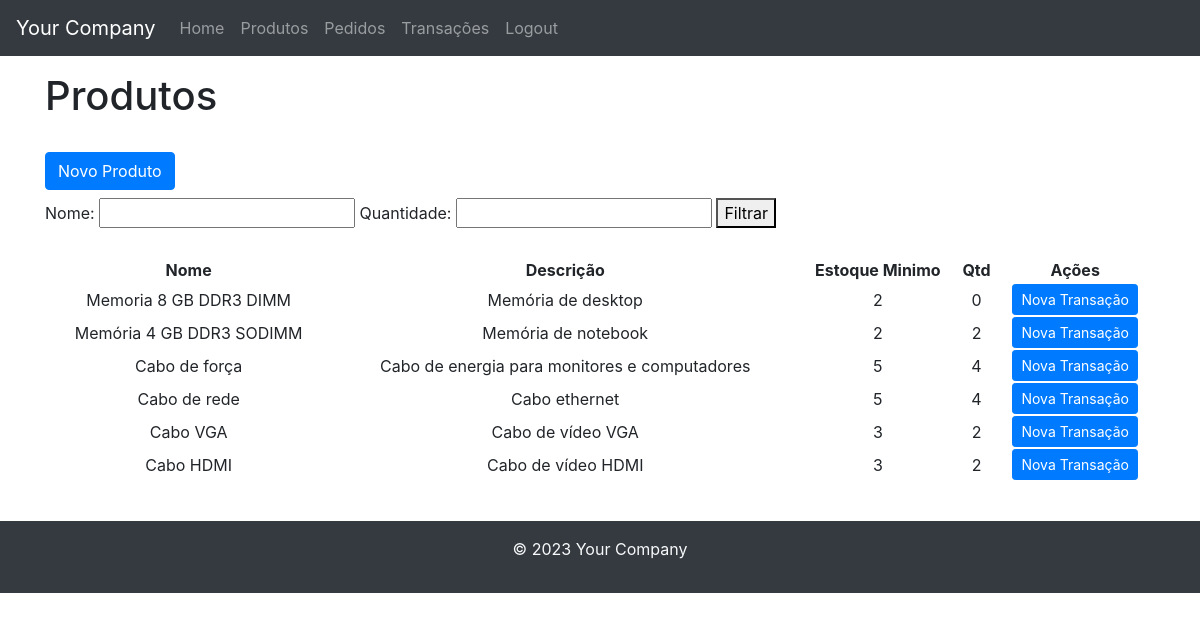
Before: /product/ (signed in) with the older database file.
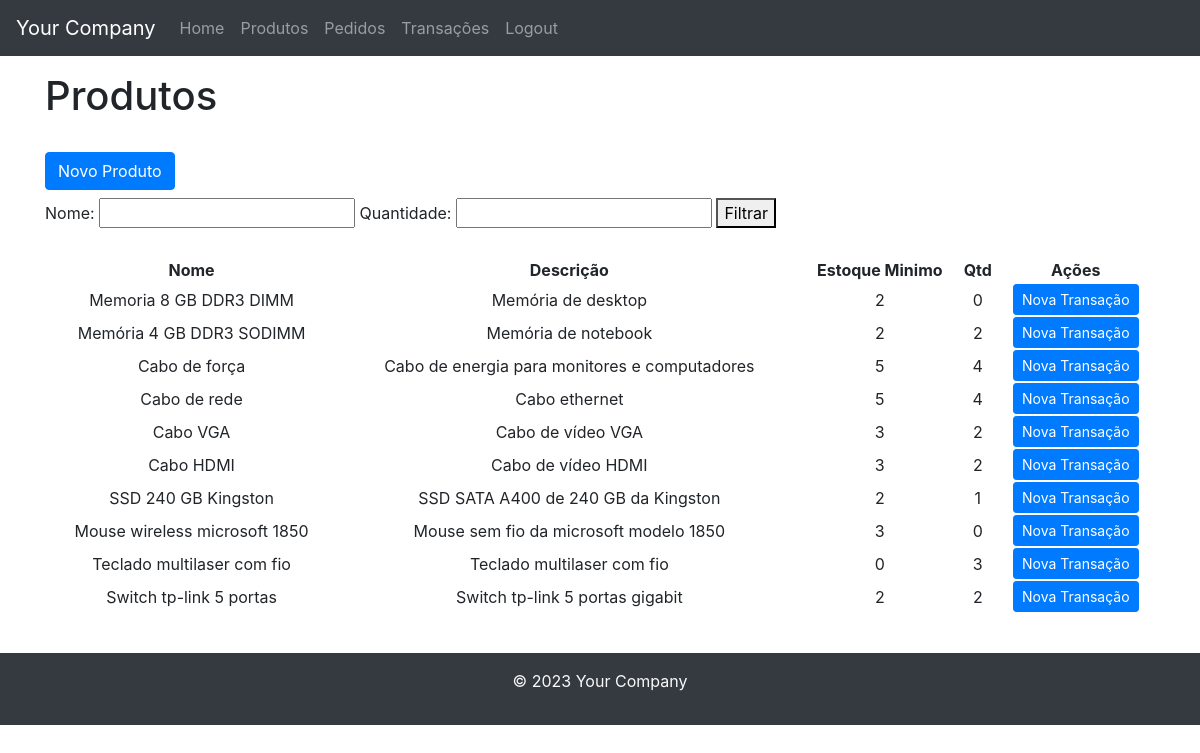
After: the same page with the newer database file.
### almoxarifado/models.py (models this page shows, shortened)
class Produto(models.Model):
    nome = models.CharField(max_length=255)
    descricao = models.TextField()
    quantidade = models.PositiveIntegerField()
    estoque_minimo = models.PositiveIntegerField()

### almoxarifado/views.py (the view)
# urls.py: path('product/', product_view, name='product'),
@login_required
def product_view(request):
    name = request.GET.get('name')
    quantity = request.GET.get('quantity')
    products = Produto.objects.all()
    if name:
        products = products.filter(nome__icontains=name)
    if quantity:
        products = products.filter(quantidade=quantity)
    return render(request, 'product.html', {'products': products})

### almoxarifado/templates/product.html
{% extends 'base.html' %}
{% block content %}
  <h1>Produtos</h1>
  <br>
  <a href="{% url 'add_product' %}" class="btn btn-primary mb-2">Novo Produto</a>
  <br>
  <form>
    <label for="nome">Nome:</label>
    <input type="text" name="name">
    <label for="quantidade">Quantidade:</label>
    <input type="number" name="quantity">
    <button type="submit">Filtrar</button>
  </form>
  <br>
  <table style="width:100%">
    <thead>
      <tr>
        <th style="text-align:center">Nome</th>
        <th style="text-align:center">Descrição</th>
        <th style="text-align:center">Estoque Minimo</th>
        <th style="text-align:center">Qtd</th>
        <th style="text-align:center">Ações</th>
      </tr>
    </thead>
    <tbody>
      {% for product in products %}
        <tr>
          <td>{{ product.nome }}</td>
          <td>{{ product.descricao }}</td>
          <td>{{ product.estoque_minimo }}</td>
          <td>{{ product.quantidade }}</td>
          <td>
            <a href="{% url 'add_transaction' %}?product_id={{ product.id }}&user_id={{ request.user.id }}" class="btn btn-primary btn-sm">Nova Transação</a>
          </td>
        </tr>
      {% endfor %}
    </tbody>
  </table>
  <br>
{% endblock %}

### almoxarifado/templates/base.html (shortened to what this page needs)
<!DOCTYPE html>
<html lang="en">
  <head>
    <link rel="stylesheet" href="https://maxcdn.bootstrapcdn.com/bootstrap/4.0.0/css/bootstrap.min.css">
  </head>
  <body>
    <header>
      <nav class="navbar navbar-expand-lg navbar-dark bg-dark">
        <a class="navbar-brand" href="{% url 'home' %}">Your Company</a>
        <div class="collapse navbar-collapse" id="navbarNav">
          <ul class="navbar-nav">
            <li class="nav-item">
              <a class="nav-link" href="{% url 'home' %}">Home</a>
            </li>
            <li class="nav-item">
              <a class="nav-link" href="{% url 'product' %}">Produtos</a>
            </li>
            <li class="nav-item">
              <a class="nav-link" href="{% url 'pedidos' %}">Pedidos</a>
            </li>
            <li class="nav-item">
              <a class="nav-link" href="{% url 'transaction_log' %}">Transações</a>
            </li>
            {% if user.is_authenticated %}
            <li class="nav-item">
              <a class="nav-link" href="{% url 'logout' %}">Logout</a>
            </li>
            {% else %}
            <li class="nav-item">
              <a class="nav-link" href="{% url 'login' %}">Login</a>
            </li>
            {% endif %}
          </ul>
        </div>
      </nav>
    </header>
    <main class="container mt-3">
      {% block content %}{% endblock %}
    </main>
    <footer class="bg-dark text-light mt-3 py-3">
      <div class="container text-center">
        <p>&copy; 2023 Your Company</p>
      </div>
    </footer>

### almoxarifado/templates/base.html (style rules this page uses)
td { text-align: center; }

Changed rows visible on the page:
added Produto: nome "SSD 240 GB Kingston", descricao "SSD SATA A400 de 240 GB da Kingston", estoque_minimo "2", quantidade "1"
added Produto: nome "Mouse wireless microsoft 1850", descricao "Mouse sem fio da microsoft modelo 1850", estoque_minimo "3", quantidade "0"
added Produto: nome "Teclado multilaser com fio", descricao "Teclado multilaser com fio", estoque_minimo "0", quantidade "3"
added Produto: nome "Switch tp-link 5 portas", descricao "Switch tp-link 5 portas gigabit", estoque_minimo "2", quantidade "2"
